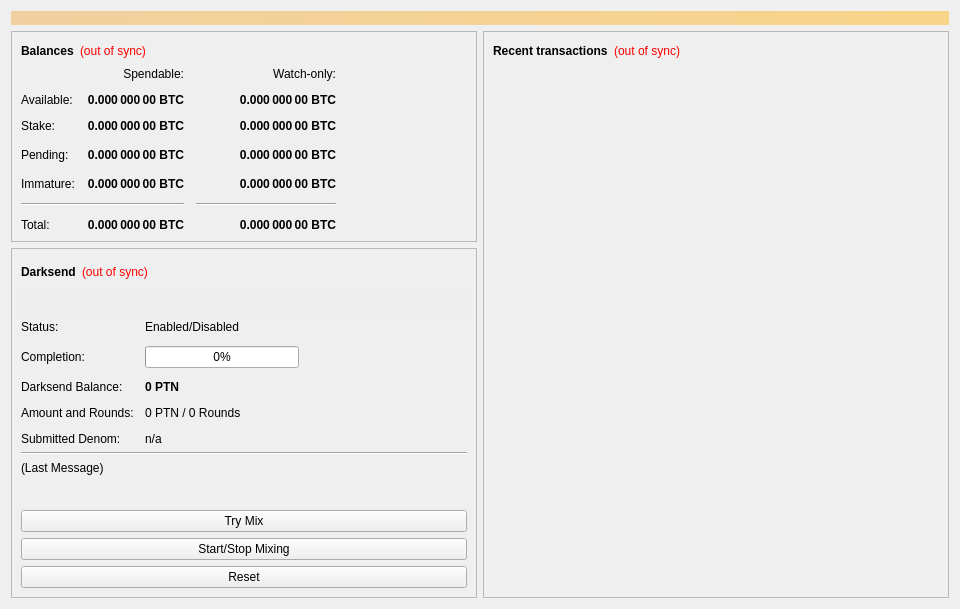
<?xml version="1.0" encoding="UTF-8"?>
<ui version="4.0">
 <class>OverviewPage</class>
 <widget class="QWidget" name="OverviewPage">
  <property name="geometry">
   <rect>
    <x>0</x>
    <y>0</y>
    <width>960</width>
    <height>594</height>
   </rect>
  </property>
  <property name="minimumSize">
   <size>
    <width>960</width>
    <height>0</height>
   </size>
  </property>
  <property name="windowTitle">
   <string>Form</string>
  </property>
  <layout class="QVBoxLayout" name="topLayout">
   <item>
    <widget class="QLabel" name="labelAlerts">
     <property name="visible">
      <bool>false</bool>
     </property>
     <property name="styleSheet">
      <string notr="true">background-color: qlineargradient(x1: 0, y1: 0, x2: 1, y2: 0, stop:0 #F0D0A0, stop:1 #F8D488); color:#000000;</string>
     </property>
     <property name="wordWrap">
      <bool>true</bool>
     </property>
     <property name="margin">
      <number>3</number>
     </property>
    </widget>
   </item>
   <item>
    <layout class="QHBoxLayout" name="horizontalLayout" stretch="1,1">
     <item>
      <layout class="QVBoxLayout" name="verticalLayout_2">
       <item>
        <widget class="QFrame" name="frame">
         <property name="frameShape">
          <enum>QFrame::StyledPanel</enum>
         </property>
         <property name="frameShadow">
          <enum>QFrame::Raised</enum>
         </property>
         <layout class="QVBoxLayout" name="verticalLayout_4">
          <item>
           <layout class="QHBoxLayout" name="horizontalLayout_4">
            <item>
             <widget class="QLabel" name="label_5">
              <property name="font">
               <font>
                <weight>75</weight>
                <bold>true</bold>
               </font>
              </property>
              <property name="text">
               <string>Balances</string>
              </property>
             </widget>
            </item>
            <item>
             <widget class="QLabel" name="labelWalletStatus">
              <property name="cursor">
               <cursorShape>WhatsThisCursor</cursorShape>
              </property>
              <property name="toolTip">
               <string>The displayed information may be out of date. Your wallet automatically synchronizes with the PentaNode network after a connection is established, but this process has not completed yet.</string>
              </property>
              <property name="styleSheet">
               <string notr="true">QLabel { color: red; }</string>
              </property>
              <property name="text">
               <string notr="true">(out of sync)</string>
              </property>
              <property name="alignment">
               <set>Qt::AlignLeading|Qt::AlignLeft|Qt::AlignVCenter</set>
              </property>
             </widget>
            </item>
            <item>
             <spacer name="horizontalSpacer_3">
              <property name="orientation">
               <enum>Qt::Horizontal</enum>
              </property>
              <property name="sizeHint" stdset="0">
               <size>
                <width>40</width>
                <height>20</height>
               </size>
              </property>
             </spacer>
            </item>
           </layout>
          </item>
          <item>
           <layout class="QGridLayout" name="gridLayout">
            <property name="spacing">
             <number>12</number>
            </property>
            <item row="3" column="2">
             <widget class="QLabel" name="labelWatchPending">
              <property name="font">
               <font>
                <weight>75</weight>
                <bold>true</bold>
               </font>
              </property>
              <property name="cursor">
               <cursorShape>IBeamCursor</cursorShape>
              </property>
              <property name="toolTip">
               <string>Unconfirmed transactions to watch-only addresses</string>
              </property>
              <property name="text">
               <string notr="true">0.000 000 00 BTC</string>
              </property>
              <property name="alignment">
               <set>Qt::AlignRight|Qt::AlignTrailing|Qt::AlignVCenter</set>
              </property>
              <property name="textInteractionFlags">
               <set>Qt::LinksAccessibleByMouse|Qt::TextSelectableByKeyboard|Qt::TextSelectableByMouse</set>
              </property>
             </widget>
            </item>
            <item row="3" column="1">
             <widget class="QLabel" name="labelUnconfirmed">
              <property name="font">
               <font>
                <weight>75</weight>
                <bold>true</bold>
               </font>
              </property>
              <property name="cursor">
               <cursorShape>IBeamCursor</cursorShape>
              </property>
              <property name="toolTip">
               <string>Total of transactions that have yet to be confirmed, and do not yet count toward the spendable balance</string>
              </property>
              <property name="text">
               <string notr="true">0.000 000 00 BTC</string>
              </property>
              <property name="alignment">
               <set>Qt::AlignRight|Qt::AlignTrailing|Qt::AlignVCenter</set>
              </property>
              <property name="textInteractionFlags">
               <set>Qt::LinksAccessibleByMouse|Qt::TextSelectableByKeyboard|Qt::TextSelectableByMouse</set>
              </property>
             </widget>
            </item>
            <item row="4" column="2">
             <widget class="QLabel" name="labelWatchImmature">
              <property name="font">
               <font>
                <weight>75</weight>
                <bold>true</bold>
               </font>
              </property>
              <property name="cursor">
               <cursorShape>IBeamCursor</cursorShape>
              </property>
              <property name="toolTip">
               <string>Mined balance in watch-only addresses that has not yet matured</string>
              </property>
              <property name="text">
               <string notr="true">0.000 000 00 BTC</string>
              </property>
              <property name="alignment">
               <set>Qt::AlignRight|Qt::AlignTrailing|Qt::AlignVCenter</set>
              </property>
              <property name="textInteractionFlags">
               <set>Qt::LinksAccessibleByMouse|Qt::TextSelectableByKeyboard|Qt::TextSelectableByMouse</set>
              </property>
             </widget>
            </item>
            <item row="5" column="0" colspan="2">
             <widget class="Line" name="lineSpendableBalance">
              <property name="orientation">
               <enum>Qt::Horizontal</enum>
              </property>
             </widget>
            </item>
            <item row="5" column="2">
             <widget class="Line" name="lineWatchBalance">
              <property name="sizePolicy">
               <sizepolicy hsizetype="Preferred" vsizetype="Fixed">
                <horstretch>0</horstretch>
                <verstretch>0</verstretch>
               </sizepolicy>
              </property>
              <property name="minimumSize">
               <size>
                <width>140</width>
                <height>0</height>
               </size>
              </property>
              <property name="orientation">
               <enum>Qt::Horizontal</enum>
              </property>
             </widget>
            </item>
            <item row="6" column="0">
             <widget class="QLabel" name="labelTotalText">
              <property name="text">
               <string>Total:</string>
              </property>
             </widget>
            </item>
            <item row="4" column="1">
             <widget class="QLabel" name="labelImmature">
              <property name="font">
               <font>
                <weight>75</weight>
                <bold>true</bold>
               </font>
              </property>
              <property name="cursor">
               <cursorShape>IBeamCursor</cursorShape>
              </property>
              <property name="toolTip">
               <string>Mined balance that has not yet matured</string>
              </property>
              <property name="text">
               <string notr="true">0.000 000 00 BTC</string>
              </property>
              <property name="alignment">
               <set>Qt::AlignRight|Qt::AlignTrailing|Qt::AlignVCenter</set>
              </property>
              <property name="textInteractionFlags">
               <set>Qt::LinksAccessibleByMouse|Qt::TextSelectableByKeyboard|Qt::TextSelectableByMouse</set>
              </property>
             </widget>
            </item>
            <item row="3" column="3">
             <spacer name="horizontalSpacer_2">
              <property name="orientation">
               <enum>Qt::Horizontal</enum>
              </property>
              <property name="sizeHint" stdset="0">
               <size>
                <width>40</width>
                <height>20</height>
               </size>
              </property>
             </spacer>
            </item>
            <item row="4" column="0">
             <widget class="QLabel" name="labelImmatureText">
              <property name="text">
               <string>Immature:</string>
              </property>
             </widget>
            </item>
            <item row="6" column="1">
             <widget class="QLabel" name="labelTotal">
              <property name="font">
               <font>
                <weight>75</weight>
                <bold>true</bold>
               </font>
              </property>
              <property name="cursor">
               <cursorShape>IBeamCursor</cursorShape>
              </property>
              <property name="toolTip">
               <string>Your current total balance</string>
              </property>
              <property name="text">
               <string notr="true">0.000 000 00 BTC</string>
              </property>
              <property name="alignment">
               <set>Qt::AlignRight|Qt::AlignTrailing|Qt::AlignVCenter</set>
              </property>
              <property name="textInteractionFlags">
               <set>Qt::LinksAccessibleByMouse|Qt::TextSelectableByKeyboard|Qt::TextSelectableByMouse</set>
              </property>
             </widget>
            </item>
            <item row="6" column="2">
             <widget class="QLabel" name="labelWatchTotal">
              <property name="font">
               <font>
                <weight>75</weight>
                <bold>true</bold>
               </font>
              </property>
              <property name="cursor">
               <cursorShape>IBeamCursor</cursorShape>
              </property>
              <property name="toolTip">
               <string>Current total balance in watch-only addresses</string>
              </property>
              <property name="text">
               <string notr="true">0.000 000 00 BTC</string>
              </property>
              <property name="alignment">
               <set>Qt::AlignRight|Qt::AlignTrailing|Qt::AlignVCenter</set>
              </property>
              <property name="textInteractionFlags">
               <set>Qt::LinksAccessibleByMouse|Qt::TextSelectableByKeyboard|Qt::TextSelectableByMouse</set>
              </property>
             </widget>
            </item>
            <item row="0" column="2">
             <widget class="QLabel" name="labelWatchonly">
              <property name="text">
               <string>Watch-only:</string>
              </property>
              <property name="alignment">
               <set>Qt::AlignRight|Qt::AlignTrailing|Qt::AlignVCenter</set>
              </property>
             </widget>
            </item>
            <item row="1" column="0">
             <widget class="QLabel" name="labelBalanceText">
              <property name="text">
               <string>Available:</string>
              </property>
             </widget>
            </item>
            <item row="1" column="1">
             <widget class="QLabel" name="labelBalance">
              <property name="font">
               <font>
                <weight>75</weight>
                <bold>true</bold>
               </font>
              </property>
              <property name="cursor">
               <cursorShape>IBeamCursor</cursorShape>
              </property>
              <property name="toolTip">
               <string>Your current spendable balance</string>
              </property>
              <property name="text">
               <string notr="true">0.000 000 00 BTC</string>
              </property>
              <property name="alignment">
               <set>Qt::AlignRight|Qt::AlignTrailing|Qt::AlignVCenter</set>
              </property>
              <property name="textInteractionFlags">
               <set>Qt::LinksAccessibleByMouse|Qt::TextSelectableByKeyboard|Qt::TextSelectableByMouse</set>
              </property>
             </widget>
            </item>
            <item row="2" column="0">
             <widget class="QLabel" name="label_10">
              <property name="text">
               <string>Stake:</string>
              </property>
             </widget>
            </item>
            <item row="2" column="1">
             <widget class="QLabel" name="labelStake">
              <property name="font">
               <font>
                <weight>75</weight>
                <bold>true</bold>
               </font>
              </property>
              <property name="cursor">
               <cursorShape>IBeamCursor</cursorShape>
              </property>
              <property name="toolTip">
               <string>Total of coins that was staked, and do not yet count toward the current balance</string>
              </property>
              <property name="text">
               <string notr="true">0.000 000 00 BTC</string>
              </property>
              <property name="alignment">
               <set>Qt::AlignRight|Qt::AlignTrailing|Qt::AlignVCenter</set>
              </property>
              <property name="textInteractionFlags">
               <set>Qt::LinksAccessibleByMouse|Qt::TextSelectableByKeyboard|Qt::TextSelectableByMouse</set>
              </property>
             </widget>
            </item>
            <item row="2" column="2">
             <widget class="QLabel" name="labelWatchStake">
              <property name="font">
               <font>
                <weight>75</weight>
                <bold>true</bold>
               </font>
              </property>
              <property name="cursor">
               <cursorShape>IBeamCursor</cursorShape>
              </property>
              <property name="toolTip">
               <string>Total of coins that was staked in watch-only addresses, and do not yet count toward the current watch-only balance</string>
              </property>
              <property name="text">
               <string notr="true">0.000 000 00 BTC</string>
              </property>
              <property name="alignment">
               <set>Qt::AlignRight|Qt::AlignTrailing|Qt::AlignVCenter</set>
              </property>
              <property name="textInteractionFlags">
               <set>Qt::LinksAccessibleByMouse|Qt::TextSelectableByKeyboard|Qt::TextSelectableByMouse</set>
              </property>
             </widget>
            </item>
            <item row="1" column="2">
             <widget class="QLabel" name="labelWatchAvailable">
              <property name="font">
               <font>
                <weight>75</weight>
                <bold>true</bold>
               </font>
              </property>
              <property name="cursor">
               <cursorShape>IBeamCursor</cursorShape>
              </property>
              <property name="toolTip">
               <string>Your current balance in watch-only addresses</string>
              </property>
              <property name="text">
               <string notr="true">0.000 000 00 BTC</string>
              </property>
              <property name="alignment">
               <set>Qt::AlignRight|Qt::AlignTrailing|Qt::AlignVCenter</set>
              </property>
              <property name="textInteractionFlags">
               <set>Qt::LinksAccessibleByMouse|Qt::TextSelectableByKeyboard|Qt::TextSelectableByMouse</set>
              </property>
             </widget>
            </item>
            <item row="3" column="0">
             <widget class="QLabel" name="labelPendingText">
              <property name="text">
               <string>Pending:</string>
              </property>
             </widget>
            </item>
            <item row="0" column="1">
             <widget class="QLabel" name="labelSpendable">
              <property name="text">
               <string>Spendable:</string>
              </property>
              <property name="alignment">
               <set>Qt::AlignRight|Qt::AlignTrailing|Qt::AlignVCenter</set>
              </property>
             </widget>
            </item>
           </layout>
          </item>
         </layout>
        </widget>
       </item>
       <item>
        <widget class="QFrame" name="frameDarksend">
         <property name="sizePolicy">
          <sizepolicy hsizetype="Expanding" vsizetype="Expanding">
           <horstretch>0</horstretch>
           <verstretch>0</verstretch>
          </sizepolicy>
         </property>
         <property name="minimumSize">
          <size>
           <width>0</width>
           <height>350</height>
          </size>
         </property>
         <property name="layoutDirection">
          <enum>Qt::LeftToRight</enum>
         </property>
         <property name="frameShape">
          <enum>QFrame::StyledPanel</enum>
         </property>
         <property name="frameShadow">
          <enum>QFrame::Raised</enum>
         </property>
         <layout class="QVBoxLayout" name="verticalLayout_5">
          <item>
           <layout class="QHBoxLayout" name="horizontalLayout_5">
            <item>
             <widget class="QLabel" name="label_2">
              <property name="font">
               <font>
                <weight>75</weight>
                <bold>true</bold>
               </font>
              </property>
              <property name="text">
               <string>Darksend</string>
              </property>
             </widget>
            </item>
            <item>
             <widget class="QLabel" name="labelDarksendSyncStatus">
              <property name="toolTip">
               <string>The displayed information may be out of date. Your wallet automatically synchronizes with the PentaNode network after a connection is established, but this process has not completed yet.</string>
              </property>
              <property name="styleSheet">
               <string notr="true">QLabel { color: red; }</string>
              </property>
              <property name="text">
               <string notr="true">(out of sync)</string>
              </property>
              <property name="alignment">
               <set>Qt::AlignLeading|Qt::AlignLeft|Qt::AlignVCenter</set>
              </property>
             </widget>
            </item>
            <item>
             <spacer name="horizontalSpacer_4">
              <property name="orientation">
               <enum>Qt::Horizontal</enum>
              </property>
              <property name="sizeHint" stdset="0">
               <size>
                <width>40</width>
                <height>20</height>
               </size>
              </property>
             </spacer>
            </item>
           </layout>
          </item>
          <item>
           <widget class="QPushButton" name="runAutoDenom">
            <property name="palette">
             <palette>
              <active>
               <colorrole role="WindowText">
                <brush brushstyle="SolidPattern">
                 <color alpha="255">
                  <red>0</red>
                  <green>0</green>
                  <blue>0</blue>
                 </color>
                </brush>
               </colorrole>
               <colorrole role="Button">
                <brush brushstyle="SolidPattern">
                 <color alpha="255">
                  <red>239</red>
                  <green>238</green>
                  <blue>238</blue>
                 </color>
                </brush>
               </colorrole>
               <colorrole role="Light">
                <brush brushstyle="SolidPattern">
                 <color alpha="255">
                  <red>255</red>
                  <green>255</green>
                  <blue>255</blue>
                 </color>
                </brush>
               </colorrole>
               <colorrole role="Midlight">
                <brush brushstyle="SolidPattern">
                 <color alpha="255">
                  <red>247</red>
                  <green>246</green>
                  <blue>246</blue>
                 </color>
                </brush>
               </colorrole>
               <colorrole role="Dark">
                <brush brushstyle="SolidPattern">
                 <color alpha="255">
                  <red>119</red>
                  <green>119</green>
                  <blue>119</blue>
                 </color>
                </brush>
               </colorrole>
               <colorrole role="Mid">
                <brush brushstyle="SolidPattern">
                 <color alpha="255">
                  <red>159</red>
                  <green>159</green>
                  <blue>159</blue>
                 </color>
                </brush>
               </colorrole>
               <colorrole role="Text">
                <brush brushstyle="SolidPattern">
                 <color alpha="255">
                  <red>0</red>
                  <green>0</green>
                  <blue>0</blue>
                 </color>
                </brush>
               </colorrole>
               <colorrole role="BrightText">
                <brush brushstyle="SolidPattern">
                 <color alpha="255">
                  <red>255</red>
                  <green>255</green>
                  <blue>255</blue>
                 </color>
                </brush>
               </colorrole>
               <colorrole role="ButtonText">
                <brush brushstyle="SolidPattern">
                 <color alpha="255">
                  <red>0</red>
                  <green>0</green>
                  <blue>0</blue>
                 </color>
                </brush>
               </colorrole>
               <colorrole role="Base">
                <brush brushstyle="SolidPattern">
                 <color alpha="255">
                  <red>255</red>
                  <green>255</green>
                  <blue>255</blue>
                 </color>
                </brush>
               </colorrole>
               <colorrole role="Window">
                <brush brushstyle="SolidPattern">
                 <color alpha="255">
                  <red>239</red>
                  <green>238</green>
                  <blue>238</blue>
                 </color>
                </brush>
               </colorrole>
               <colorrole role="Shadow">
                <brush brushstyle="SolidPattern">
                 <color alpha="255">
                  <red>0</red>
                  <green>0</green>
                  <blue>0</blue>
                 </color>
                </brush>
               </colorrole>
               <colorrole role="AlternateBase">
                <brush brushstyle="SolidPattern">
                 <color alpha="255">
                  <red>247</red>
                  <green>246</green>
                  <blue>246</blue>
                 </color>
                </brush>
               </colorrole>
               <colorrole role="ToolTipBase">
                <brush brushstyle="SolidPattern">
                 <color alpha="255">
                  <red>255</red>
                  <green>255</green>
                  <blue>220</blue>
                 </color>
                </brush>
               </colorrole>
               <colorrole role="ToolTipText">
                <brush brushstyle="SolidPattern">
                 <color alpha="255">
                  <red>0</red>
                  <green>0</green>
                  <blue>0</blue>
                 </color>
                </brush>
               </colorrole>
              </active>
              <inactive>
               <colorrole role="WindowText">
                <brush brushstyle="SolidPattern">
                 <color alpha="255">
                  <red>0</red>
                  <green>0</green>
                  <blue>0</blue>
                 </color>
                </brush>
               </colorrole>
               <colorrole role="Button">
                <brush brushstyle="SolidPattern">
                 <color alpha="255">
                  <red>239</red>
                  <green>238</green>
                  <blue>238</blue>
                 </color>
                </brush>
               </colorrole>
               <colorrole role="Light">
                <brush brushstyle="SolidPattern">
                 <color alpha="255">
                  <red>255</red>
                  <green>255</green>
                  <blue>255</blue>
                 </color>
                </brush>
               </colorrole>
               <colorrole role="Midlight">
                <brush brushstyle="SolidPattern">
                 <color alpha="255">
                  <red>247</red>
                  <green>246</green>
                  <blue>246</blue>
                 </color>
                </brush>
               </colorrole>
               <colorrole role="Dark">
                <brush brushstyle="SolidPattern">
                 <color alpha="255">
                  <red>119</red>
                  <green>119</green>
                  <blue>119</blue>
                 </color>
                </brush>
               </colorrole>
               <colorrole role="Mid">
                <brush brushstyle="SolidPattern">
                 <color alpha="255">
                  <red>159</red>
                  <green>159</green>
                  <blue>159</blue>
                 </color>
                </brush>
               </colorrole>
               <colorrole role="Text">
                <brush brushstyle="SolidPattern">
                 <color alpha="255">
                  <red>0</red>
                  <green>0</green>
                  <blue>0</blue>
                 </color>
                </brush>
               </colorrole>
               <colorrole role="BrightText">
                <brush brushstyle="SolidPattern">
                 <color alpha="255">
                  <red>255</red>
                  <green>255</green>
                  <blue>255</blue>
                 </color>
                </brush>
               </colorrole>
               <colorrole role="ButtonText">
                <brush brushstyle="SolidPattern">
                 <color alpha="255">
                  <red>0</red>
                  <green>0</green>
                  <blue>0</blue>
                 </color>
                </brush>
               </colorrole>
               <colorrole role="Base">
                <brush brushstyle="SolidPattern">
                 <color alpha="255">
                  <red>255</red>
                  <green>255</green>
                  <blue>255</blue>
                 </color>
                </brush>
               </colorrole>
               <colorrole role="Window">
                <brush brushstyle="SolidPattern">
                 <color alpha="255">
                  <red>239</red>
                  <green>238</green>
                  <blue>238</blue>
                 </color>
                </brush>
               </colorrole>
               <colorrole role="Shadow">
                <brush brushstyle="SolidPattern">
                 <color alpha="255">
                  <red>0</red>
                  <green>0</green>
                  <blue>0</blue>
                 </color>
                </brush>
               </colorrole>
               <colorrole role="AlternateBase">
                <brush brushstyle="SolidPattern">
                 <color alpha="255">
                  <red>247</red>
                  <green>246</green>
                  <blue>246</blue>
                 </color>
                </brush>
               </colorrole>
               <colorrole role="ToolTipBase">
                <brush brushstyle="SolidPattern">
                 <color alpha="255">
                  <red>255</red>
                  <green>255</green>
                  <blue>220</blue>
                 </color>
                </brush>
               </colorrole>
               <colorrole role="ToolTipText">
                <brush brushstyle="SolidPattern">
                 <color alpha="255">
                  <red>0</red>
                  <green>0</green>
                  <blue>0</blue>
                 </color>
                </brush>
               </colorrole>
              </inactive>
              <disabled>
               <colorrole role="WindowText">
                <brush brushstyle="SolidPattern">
                 <color alpha="255">
                  <red>119</red>
                  <green>119</green>
                  <blue>119</blue>
                 </color>
                </brush>
               </colorrole>
               <colorrole role="Button">
                <brush brushstyle="SolidPattern">
                 <color alpha="255">
                  <red>239</red>
                  <green>238</green>
                  <blue>238</blue>
                 </color>
                </brush>
               </colorrole>
               <colorrole role="Light">
                <brush brushstyle="SolidPattern">
                 <color alpha="255">
                  <red>255</red>
                  <green>255</green>
                  <blue>255</blue>
                 </color>
                </brush>
               </colorrole>
               <colorrole role="Midlight">
                <brush brushstyle="SolidPattern">
                 <color alpha="255">
                  <red>247</red>
                  <green>246</green>
                  <blue>246</blue>
                 </color>
                </brush>
               </colorrole>
               <colorrole role="Dark">
                <brush brushstyle="SolidPattern">
                 <color alpha="255">
                  <red>119</red>
                  <green>119</green>
                  <blue>119</blue>
                 </color>
                </brush>
               </colorrole>
               <colorrole role="Mid">
                <brush brushstyle="SolidPattern">
                 <color alpha="255">
                  <red>159</red>
                  <green>159</green>
                  <blue>159</blue>
                 </color>
                </brush>
               </colorrole>
               <colorrole role="Text">
                <brush brushstyle="SolidPattern">
                 <color alpha="255">
                  <red>119</red>
                  <green>119</green>
                  <blue>119</blue>
                 </color>
                </brush>
               </colorrole>
               <colorrole role="BrightText">
                <brush brushstyle="SolidPattern">
                 <color alpha="255">
                  <red>255</red>
                  <green>255</green>
                  <blue>255</blue>
                 </color>
                </brush>
               </colorrole>
               <colorrole role="ButtonText">
                <brush brushstyle="SolidPattern">
                 <color alpha="255">
                  <red>119</red>
                  <green>119</green>
                  <blue>119</blue>
                 </color>
                </brush>
               </colorrole>
               <colorrole role="Base">
                <brush brushstyle="SolidPattern">
                 <color alpha="255">
                  <red>239</red>
                  <green>238</green>
                  <blue>238</blue>
                 </color>
                </brush>
               </colorrole>
               <colorrole role="Window">
                <brush brushstyle="SolidPattern">
                 <color alpha="255">
                  <red>239</red>
                  <green>238</green>
                  <blue>238</blue>
                 </color>
                </brush>
               </colorrole>
               <colorrole role="Shadow">
                <brush brushstyle="SolidPattern">
                 <color alpha="255">
                  <red>0</red>
                  <green>0</green>
                  <blue>0</blue>
                 </color>
                </brush>
               </colorrole>
               <colorrole role="AlternateBase">
                <brush brushstyle="SolidPattern">
                 <color alpha="255">
                  <red>239</red>
                  <green>238</green>
                  <blue>238</blue>
                 </color>
                </brush>
               </colorrole>
               <colorrole role="ToolTipBase">
                <brush brushstyle="SolidPattern">
                 <color alpha="255">
                  <red>255</red>
                  <green>255</green>
                  <blue>220</blue>
                 </color>
                </brush>
               </colorrole>
               <colorrole role="ToolTipText">
                <brush brushstyle="SolidPattern">
                 <color alpha="255">
                  <red>0</red>
                  <green>0</green>
                  <blue>0</blue>
                 </color>
                </brush>
               </colorrole>
              </disabled>
             </palette>
            </property>
            <property name="focusPolicy">
             <enum>Qt::NoFocus</enum>
            </property>
            <property name="autoFillBackground">
             <bool>true</bool>
            </property>
            <property name="text">
             <string/>
            </property>
            <property name="flat">
             <bool>true</bool>
            </property>
           </widget>
          </item>
          <item>
           <layout class="QFormLayout" name="formLayout">
            <property name="fieldGrowthPolicy">
             <enum>QFormLayout::AllNonFixedFieldsGrow</enum>
            </property>
            <property name="horizontalSpacing">
             <number>11</number>
            </property>
            <property name="verticalSpacing">
             <number>12</number>
            </property>
            <item row="0" column="0">
             <widget class="QLabel" name="label_6">
              <property name="text">
               <string>Status:</string>
              </property>
             </widget>
            </item>
            <item row="1" column="0">
             <widget class="QLabel" name="label_7">
              <property name="text">
               <string>Completion:</string>
              </property>
             </widget>
            </item>
            <item row="1" column="1">
             <widget class="QProgressBar" name="darksendProgress">
              <property name="maximumSize">
               <size>
                <width>154</width>
                <height>16777215</height>
               </size>
              </property>
              <property name="value">
               <number>0</number>
              </property>
             </widget>
            </item>
            <item row="3" column="0">
             <widget class="QLabel" name="labelAnonymizedText">
              <property name="text">
               <string>Darksend Balance:</string>
              </property>
             </widget>
            </item>
            <item row="3" column="1">
             <widget class="QLabel" name="labelAnonymized">
              <property name="font">
               <font>
                <weight>75</weight>
                <bold>true</bold>
               </font>
              </property>
              <property name="text">
               <string notr="true">0 PTN</string>
              </property>
             </widget>
            </item>
            <item row="4" column="0">
             <widget class="QLabel" name="label_8">
              <property name="text">
               <string>Amount and Rounds:</string>
              </property>
             </widget>
            </item>
            <item row="4" column="1">
             <widget class="QLabel" name="labelAmountRounds">
              <property name="text">
               <string>0 PTN / 0 Rounds</string>
              </property>
             </widget>
            </item>
            <item row="5" column="0">
             <widget class="QLabel" name="label_9">
              <property name="text">
               <string>Submitted Denom:</string>
              </property>
             </widget>
            </item>
            <item row="5" column="1">
             <widget class="QLabel" name="labelSubmittedDenom">
              <property name="toolTip">
               <string>The denominations you submitted to the Masternode.&lt;br&gt;To mix, other users must submit the exact same denominations.</string>
              </property>
              <property name="text">
               <string>n/a</string>
              </property>
             </widget>
            </item>
            <item row="0" column="1">
             <widget class="QLabel" name="darksendEnabled">
              <property name="text">
               <string>Enabled/Disabled</string>
              </property>
             </widget>
            </item>
           </layout>
          </item>
          <item>
           <widget class="Line" name="lineLastMessage">
            <property name="orientation">
             <enum>Qt::Horizontal</enum>
            </property>
           </widget>
          </item>
          <item>
           <widget class="QLabel" name="darksendStatus">
            <property name="minimumSize">
             <size>
              <width>288</width>
              <height>43</height>
             </size>
            </property>
            <property name="text">
             <string>(Last Message)</string>
            </property>
            <property name="alignment">
             <set>Qt::AlignLeading|Qt::AlignLeft|Qt::AlignTop</set>
            </property>
            <property name="wordWrap">
             <bool>true</bool>
            </property>
           </widget>
          </item>
          <item>
           <widget class="QPushButton" name="darksendAuto">
            <property name="sizePolicy">
             <sizepolicy hsizetype="MinimumExpanding" vsizetype="Fixed">
              <horstretch>0</horstretch>
              <verstretch>0</verstretch>
             </sizepolicy>
            </property>
            <property name="toolTip">
             <string>Try to manually submit a Darksend request.</string>
            </property>
            <property name="text">
             <string>Try Mix</string>
            </property>
           </widget>
          </item>
          <item>
           <widget class="QPushButton" name="toggleDarksend">
            <property name="sizePolicy">
             <sizepolicy hsizetype="MinimumExpanding" vsizetype="Fixed">
              <horstretch>0</horstretch>
              <verstretch>0</verstretch>
             </sizepolicy>
            </property>
            <property name="text">
             <string>Start/Stop Mixing</string>
            </property>
           </widget>
          </item>
          <item>
           <widget class="QPushButton" name="darksendReset">
            <property name="sizePolicy">
             <sizepolicy hsizetype="MinimumExpanding" vsizetype="Fixed">
              <horstretch>0</horstretch>
              <verstretch>0</verstretch>
             </sizepolicy>
            </property>
            <property name="toolTip">
             <string>Reset the current status of Darksend (can interrupt Darksend if it's in the process of Mixing, which can cost you money!)</string>
            </property>
            <property name="autoFillBackground">
             <bool>false</bool>
            </property>
            <property name="text">
             <string>Reset</string>
            </property>
           </widget>
          </item>
         </layout>
        </widget>
       </item>
       <item>
        <spacer name="verticalSpacer">
         <property name="orientation">
          <enum>Qt::Vertical</enum>
         </property>
         <property name="sizeHint" stdset="0">
          <size>
           <width>20</width>
           <height>40</height>
          </size>
         </property>
        </spacer>
       </item>
      </layout>
     </item>
     <item>
      <layout class="QVBoxLayout" name="verticalLayout_3">
       <item>
        <widget class="QFrame" name="frame_2">
         <property name="frameShape">
          <enum>QFrame::StyledPanel</enum>
         </property>
         <property name="frameShadow">
          <enum>QFrame::Raised</enum>
         </property>
         <layout class="QVBoxLayout" name="verticalLayout">
          <item>
           <layout class="QHBoxLayout" name="horizontalLayout_2">
            <item>
             <widget class="QLabel" name="label_4">
              <property name="font">
               <font>
                <weight>75</weight>
                <bold>true</bold>
               </font>
              </property>
              <property name="text">
               <string>Recent transactions</string>
              </property>
             </widget>
            </item>
            <item>
             <widget class="QLabel" name="labelTransactionsStatus">
              <property name="cursor">
               <cursorShape>WhatsThisCursor</cursorShape>
              </property>
              <property name="toolTip">
               <string>The displayed information may be out of date. Your wallet automatically synchronizes with the PentaNode network after a connection is established, but this process has not completed yet.</string>
              </property>
              <property name="styleSheet">
               <string notr="true">QLabel { color: red; }</string>
              </property>
              <property name="text">
               <string notr="true">(out of sync)</string>
              </property>
              <property name="alignment">
               <set>Qt::AlignRight|Qt::AlignTrailing|Qt::AlignVCenter</set>
              </property>
             </widget>
            </item>
            <item>
             <spacer name="horizontalSpacer">
              <property name="orientation">
               <enum>Qt::Horizontal</enum>
              </property>
              <property name="sizeHint" stdset="0">
               <size>
                <width>40</width>
                <height>20</height>
               </size>
              </property>
             </spacer>
            </item>
           </layout>
          </item>
          <item>
           <widget class="QListView" name="listTransactions">
            <property name="styleSheet">
             <string notr="true">QListView { background: transparent; }</string>
            </property>
            <property name="frameShape">
             <enum>QFrame::NoFrame</enum>
            </property>
            <property name="verticalScrollBarPolicy">
             <enum>Qt::ScrollBarAlwaysOff</enum>
            </property>
            <property name="horizontalScrollBarPolicy">
             <enum>Qt::ScrollBarAlwaysOff</enum>
            </property>
            <property name="selectionMode">
             <enum>QAbstractItemView::NoSelection</enum>
            </property>
           </widget>
          </item>
         </layout>
        </widget>
       </item>
      </layout>
     </item>
    </layout>
   </item>
  </layout>
 </widget>
 <resources/>
 <connections/>
</ui>
